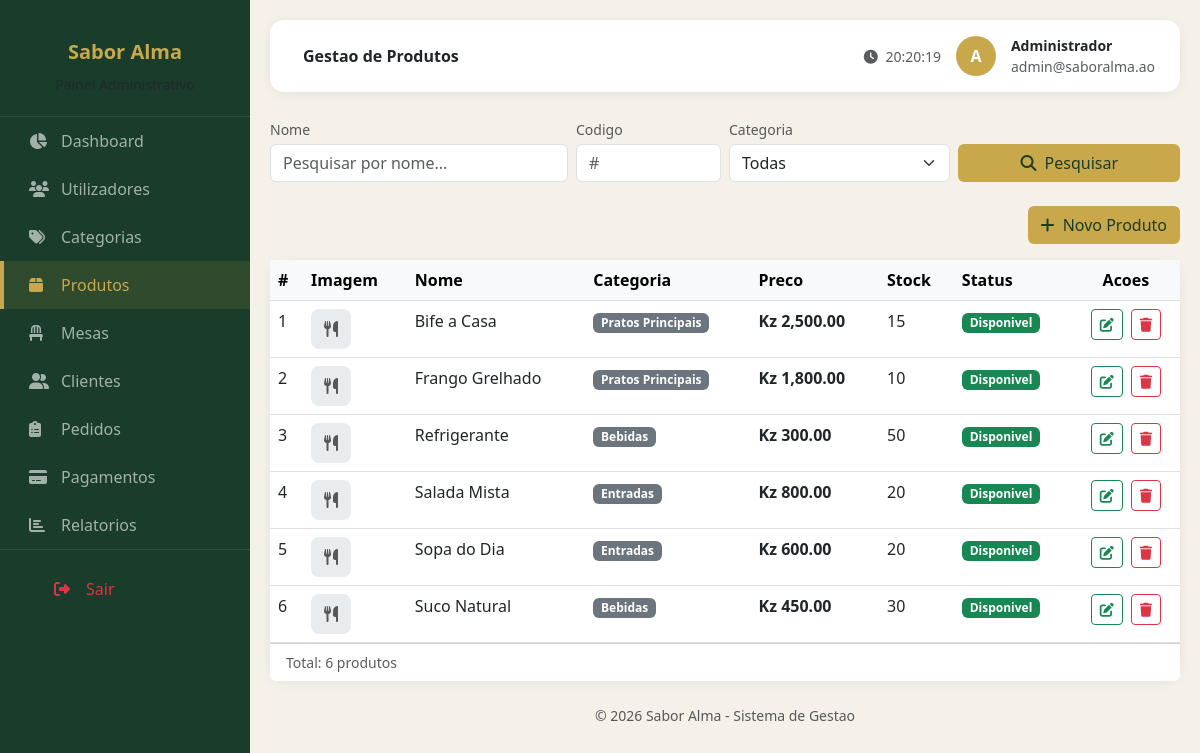
/views/admin/produtos.php (signed in), run on the app's committed database.
### tables this page shows
CREATE TABLE produtos (
    id INT AUTO_INCREMENT PRIMARY KEY,
    categoria_id INT NOT NULL,
    nome VARCHAR(100) NOT NULL,
    descricao TEXT,
    preco DECIMAL(10, 2) NOT NULL,
    estoque INT NOT NULL DEFAULT 0,
    imagem VARCHAR(255),
    estado ENUM('Disponivel', 'Esgotado', 'Indisponivel') NOT NULL DEFAULT 'Disponivel',
    criado_em DATETIME NOT NULL DEFAULT CURRENT_TIMESTAMP,
    FOREIGN KEY (categoria_id) REFERENCES categorias(id) ON DELETE RESTRICT
);

CREATE TABLE categorias (
    id INT AUTO_INCREMENT PRIMARY KEY,
    nome VARCHAR(60) NOT NULL,
    descricao VARCHAR(255),
    estado ENUM('Ativo', 'Inativo') NOT NULL DEFAULT 'Ativo',
    criado_em DATETIME NOT NULL DEFAULT CURRENT_TIMESTAMP
);

### config/Sessao.php (called while the page is built, shortened)
<?php
class Sessao
{
    public static function utilizadorAtual(): ?array
    {
        return $_SESSION['utilizador'] ?? null;
    }
    public static function exigirPerfil(string ...$perfis): array
    {
        $utilizador = self::utilizadorAtual();
        return $utilizador;
    }
}

### config/Validador.php (called while the page is built, shortened)
<?php
class Validador
{
    public static function texto(?string $valor): string
    {
        return trim($valor ?? '');
    }
    public static function inteiro(mixed $valor): int|false
    {
        return filter_var($valor, FILTER_VALIDATE_INT);
    }
}

### config/Database.php (called while the page is built, shortened)
<?php
class Database
{
    private static ?PDO $conexao = null;
    public static function getConexao(): PDO
    {
        if (self::$conexao === null) {
            $config = require __DIR__ . '/config.php';
            $dsn = "mysql:host={$config['host']};dbname={$config['nome']};charset={$config['charset']}";
            self::$conexao = new PDO($dsn, $config['utilizador'], $config['senha'], [
                PDO::ATTR_ERRMODE => PDO::ERRMODE_EXCEPTION,
                PDO::ATTR_DEFAULT_FETCH_MODE => PDO::FETCH_ASSOC,
                PDO::ATTR_EMULATE_PREPARES => false,
            ]);
        }
        return self::$conexao;
    }
}

### models/Model.php (called while the page is built, shortened)
<?php
abstract class Model
{
    public function __construct()
    {
        $this->pdo = Database::getConexao();
    }
}

### models/ProdutoModel.php (called while the page is built, shortened)
<?php
require_once __DIR__ . '/Model.php';
class ProdutoModel extends Model
{
    public function todosComCategoria(): array
    {
        $sql = 'SELECT p.*, c.nome AS categoria_nome
                FROM produtos p
                JOIN categorias c ON c.id = p.categoria_id
                ORDER BY p.nome';
        return $this->pdo->query($sql)->fetchAll();
    }
}

### views/admin/produtos.php (the view, shortened to what this page needs)
<?php
$utilizadorLogado = Sessao::exigirPerfil("Administrador", "Operador");
$produtoModel = new ProdutoModel();
$pesquisaNome = Validador::texto($_GET['nome'] ?? '');
$pesquisaCodigo = Validador::inteiro($_GET['codigo'] ?? '') ?: null;
$pesquisaCategoria = Validador::inteiro($_GET['categoria_id'] ?? '') ?: null;
$emPesquisa = $pesquisaNome !== '' || $pesquisaCodigo || $pesquisaCategoria;
$lista = $emPesquisa
    ? $produtoModel->pesquisar($pesquisaNome ?: null, $pesquisaCodigo, $pesquisaCategoria)
    : $produtoModel->todosComCategoria();
?>
<!DOCTYPE html>
<html lang="pt">
<head>
    <link href="https://cdn.jsdelivr.net/npm/bootstrap@5.3.0/dist/css/bootstrap.min.css" rel="stylesheet">
    <link rel="stylesheet" href="https://cdnjs.cloudflare.com/ajax/libs/font-awesome/6.4.0/css/all.min.css">
    <link rel="stylesheet" href="../../assets/css/admin.css">
</head>
<body>
    <div class="sidebar" id="sidebar">
        <div class="logo">
            <h5 style="color: #c9a84c;">Sabor Alma</h5>
            <small class="text-muted">Painel Administrativo</small>
        </div>
        <nav>
            <a href="dashboard.php" class="menu-item"><i class="fas fa-chart-pie"></i> Dashboard</a>
            <a href="utilizadores.php" class="menu-item"><i class="fas fa-users"></i> Utilizadores</a>
            <a href="categorias.php" class="menu-item"><i class="fas fa-tags"></i> Categorias</a>
            <a href="produtos.php" class="menu-item active"><i class="fas fa-box"></i> Produtos</a>
            <a href="mesas.php" class="menu-item"><i class="fas fa-chair"></i> Mesas</a>
            <a href="clientes.php" class="menu-item"><i class="fas fa-user-friends"></i> Clientes</a>
            <a href="pedidos.php" class="menu-item"><i class="fas fa-clipboard-list"></i> Pedidos</a>
            <a href="pagamentos.php" class="menu-item"><i class="fas fa-credit-card"></i> Pagamentos</a>
            <a href="relatorios.php" class="menu-item"><i class="fas fa-chart-bar"></i> Relatorios</a>
        </nav>
        <div style="border-top: 1px solid rgba(255,255,255,0.1); padding: 15px 25px;">
            <a href="../cliente/login.php" class="menu-item text-danger" onclick="logout()">
                <i class="fas fa-sign-out-alt"></i> Sair
            </a>
        </div>
    </div>
    <div class="main-content">
        <div class="top-navbar">
            <div>
                <span class="fw-semibold ms-2">Gestao de Produtos</span>
            </div>
            <div class="user-info">
                <span class="text-muted small d-none d-md-inline">
                    <i class="fas fa-clock me-1"></i> <span id="relogio"></span>
                </span>
                <div class="avatar"><?= htmlspecialchars(strtoupper(substr($utilizadorLogado['nome'], 0, 1))) ?></div>
                <div class="d-none d-sm-block">
                    <div class="fw-semibold small"><?= htmlspecialchars($utilizadorLogado['nome']) ?></div>
                    <div class="text-muted small"><?= htmlspecialchars($utilizadorLogado['email']) ?></div>
                </div>
            </div>
        </div>
        <form method="get" class="row g-2 mb-4 align-items-end">
            <div class="col-md-4">
                <label class="form-label small text-muted mb-1">Nome</label>
                <input type="text" name="nome" class="form-control" placeholder="Pesquisar por nome..." value="<?= htmlspecialchars($pesquisaNome) ?>">
            </div>
            <div class="col-md-2">
                <label class="form-label small text-muted mb-1">Codigo</label>
                <input type="number" name="codigo" class="form-control" placeholder="#" value="<?= htmlspecialchars((string) ($pesquisaCodigo ?? '')) ?>">
            </div>
            <div class="col-md-3">
                <label class="form-label small text-muted mb-1">Categoria</label>
                <select name="categoria_id" class="form-select">
                    <option value="">Todas</option>
                </select>
            </div>
            <div class="col-md-3 d-flex gap-2">
                <button type="submit" class="btn flex-grow-1" style="background: #c9a84c; color: #1a3c2a;">
                    <i class="fas fa-search me-1"></i> Pesquisar
                </button>
            </div>
        </form>
        <div class="text-md-end mb-3">
            <button class="btn" style="background: #c9a84c; color: #1a3c2a;" onclick="abrirModalProduto()">
                <i class="fas fa-plus me-1"></i> Novo Produto
            </button>
        </div>
        <div class="card card-dashboard p-0">
            <div class="table-responsive">
                <table class="table table-hover mb-0">
                    <thead class="table-light">
                        <tr>
                            <th>#</th>
                            <th>Imagem</th>
                            <th>Nome</th>
                            <th>Categoria</th>
                            <th>Preco</th>
                            <th>Stock</th>
                            <th>Status</th>
                            <th class="text-center">Acoes</th>
                        </tr>
                    </thead>
                    <tbody id="tabelaProdutos">
                        <?php foreach ($lista as $i => $p): ?>
                            <tr>
                                <td><?= $i + 1 ?></td>
                                <td>
                                    <?php if ($p['imagem']): ?>
                                        <img src="../../assets/uploads/<?= htmlspecialchars($p['imagem']) ?>" alt="" style="width: 40px; height: 40px; object-fit: cover; border-radius: 8px;">
                                    <?php else: ?>
                                        <div style="width: 40px; height: 40px; background: #e9ecef; border-radius: 8px; display: flex; align-items: center; justify-content: center;"><i class="fas fa-utensils text-muted"></i></div>
                                    <?php endif; ?>
                                </td>
                                <td><?= htmlspecialchars($p['nome']) ?></td>
                                <td><span class="badge bg-secondary"><?= htmlspecialchars($p['categoria_nome']) ?></span></td>
                                <td><strong>Kz <?= number_format((float) $p['preco'], 2) ?></strong></td>
                                <td><?= (int) $p['estoque'] ?></td>
                                <td><span class="badge bg-<?= $p['estado'] === 'Disponivel' ? 'success' : ($p['estado'] === 'Esgotado' ? 'danger' : 'warning') ?>"><?= htmlspecialchars($p['estado']) ?></span></td>
                                <td class="text-center">
                                    <button type="button" class="btn btn-sm btn-outline-success me-1"
                                        onclick="editarProduto(this)"
                                        data-id="<?= $p['id'] ?>"
                                        data-nome="<?= htmlspecialchars($p['nome']) ?>"
                                        data-categoria-id="<?= $p['categoria_id'] ?>"
                                        data-preco="<?= $p['preco'] ?>"
                                        data-estoque="<?= $p['estoque'] ?>"
                                        data-estado="<?= htmlspecialchars($p['estado']) ?>"
                                        data-descricao="<?= htmlspecialchars($p['descricao'] ?? '') ?>">
                                        <i class="fas fa-edit"></i>
                                    </button>
                                    <button type="button" class="btn btn-sm btn-outline-danger" onclick="eliminarProduto(<?= $p['id'] ?>)">
                                        <i class="fas fa-trash"></i>
                                    </button>
                                </td>
                            </tr>
                        <?php endforeach; ?>
                    </tbody>
                </table>
            </div>
            <div class="card-footer bg-white d-flex justify-content-between">
                <span class="text-muted small" id="totalProdutos">Total: <?= count($lista) ?> produtos</span>
            </div>
        </div>
        <footer class="text-center text-muted small mt-4">&copy; 2026 Sabor Alma - Sistema de Gestao</footer>
    </div>
</body>
</html>

### assets/css/admin.css (style rules this page uses)
:root { --verde-escuro: #1a3c2a; --dourado: #c9a84c; --creme: #f5f0e8; }
* { margin: 0; padding: 0; box-sizing: border-box; }
body { font-family: 'Segoe UI', Tahoma, Geneva, Verdana, sans-serif; background: var(--creme); }
.sidebar { position: fixed; top: 0; left: 0; height: 100vh; width: 250px; background: var(--verde-escuro); padding: 20px 0; overflow-y: auto; z-index: 1000; transition: transform 0.3s ease; }
.sidebar .logo { text-align: center; padding: 20px; border-bottom: 1px solid rgba(255,255,255,0.1); }
.sidebar .logo h5 { color: var(--dourado); font-weight: 700; }
.sidebar .logo small { color: rgba(255,255,255,0.5); }
.sidebar .menu-item { display: flex; align-items: center; padding: 12px 25px; color: rgba(255,255,255,0.6); text-decoration: none; gap: 12px; transition: all 0.3s; border-left: 4px solid transparent; }
.sidebar .menu-item.active { background: rgba(201, 168, 76, 0.12); color: var(--dourado); border-left-color: var(--dourado); }
.sidebar .menu-item i { width: 20px; }
.sidebar .menu-item.text-danger { color: #dc3545 !important; }
.main-content { margin-left: 250px; padding: 20px; min-height: 100vh; transition: margin-left 0.3s ease; }
.top-navbar { background: white; padding: 15px 25px; border-radius: 14px; box-shadow: 0 2px 12px rgba(0,0,0,0.06); display: flex; justify-content: space-between; align-items: center; margin-bottom: 25px; }
.top-navbar .user-info { display: flex; align-items: center; gap: 15px; }
.top-navbar .avatar { width: 40px; height: 40px; border-radius: 50%; background: var(--dourado); color: white; display: flex; align-items: center; justify-content: center; font-weight: 700; }
.card-dashboard { border: none; border-radius: 16px; box-shadow: 0 2px 12px rgba(0,0,0,0.06); background: white; transition: all 0.3s; }

### data on the page
produtos: nome "Bife a Casa", categoria.nome "Pratos Principais", preco "2,500.00", estoque "15", estado "Disponivel"
produtos: nome "Frango Grelhado", categoria.nome "Pratos Principais", preco "1,800.00", estoque "10", estado "Disponivel"
produtos: nome "Refrigerante", categoria.nome "Bebidas", preco "300.00", estoque "50", estado "Disponivel"
produtos: nome "Salada Mista", categoria.nome "Entradas", preco "800.00", estoque "20", estado "Disponivel"
produtos: nome "Sopa do Dia", categoria.nome "Entradas", preco "600.00", estoque "20", estado "Disponivel"
produtos: nome "Suco Natural", categoria.nome "Bebidas", preco "450.00", estoque "30", estado "Disponivel"

### other printed values
substr($utilizadorLogado['nome'], 0, 1) "A"
$utilizadorLogado['nome'] "Administrador"
$utilizadorLogado['email'] "admin@saboralma.ao"
count($lista) "6"
